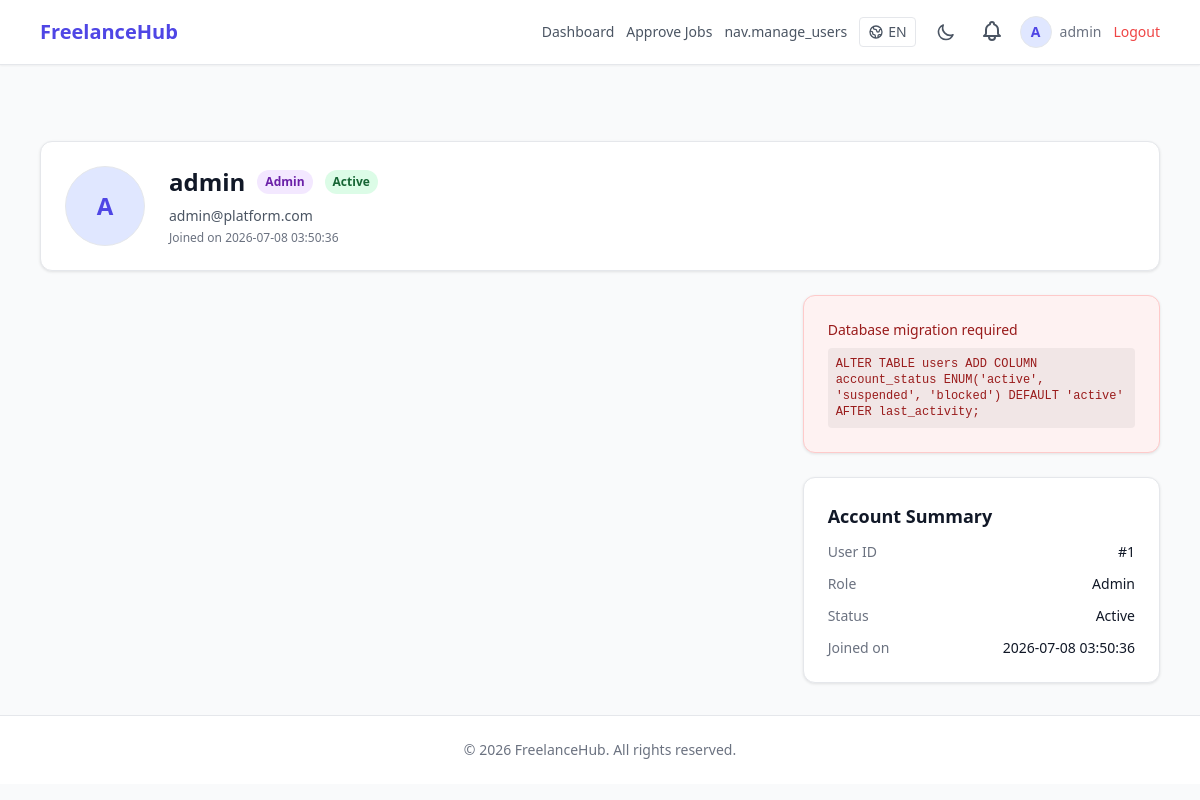
The page /admin/view_user.php?id=1 (signed in) on the database its author committed.
### tables this page shows
CREATE TABLE users (
    id INT PRIMARY KEY AUTO_INCREMENT,
    username VARCHAR(50) NOT NULL,
    email VARCHAR(100) UNIQUE NOT NULL,
    password VARCHAR(255) NOT NULL,
    profile_image VARCHAR(255) DEFAULT NULL,
    role ENUM('admin', 'company', 'freelancer') NOT NULL,
    created_at TIMESTAMP DEFAULT CURRENT_TIMESTAMP
);

### config/auth.php (called while the page is built, shortened)
<?php
require_once __DIR__ . '/lang.php';
function base_url(string $path = ''): string
{
    $script = str_replace('\\', '/', dirname($_SERVER['SCRIPT_NAME'] ?? ''));
    $root = preg_replace('#/(admin|company|freelancer|chat)$#', '', $script);
    $root = rtrim($root, '/');
    return ($root === '' ? '' : $root) . '/' . ltrim($path, '/');
}
function require_login(): void
{
    if (!has_account_status_column()) {
        return;
    }
}
function require_role(string $role): void
{
    require_login();
}
function current_user(): array
{
    return [
        'user_id' => $_SESSION['user_id'] ?? null,
        'username' => $_SESSION['username'] ?? null,
        'email' => $_SESSION['email'] ?? null,
        'role' => $_SESSION['role'] ?? null,
        'profile_id' => $_SESSION['profile_id'] ?? null,
        'profile_image' => $_SESSION['profile_image'] ?? null,
        'logo_image' => $_SESSION['logo_image'] ?? null,
    ];
}
function profile_image_url(?string $filename): ?string
{
    return null;
}
function e(?string $value): string
{
    return htmlspecialchars($value ?? '', ENT_QUOTES, 'UTF-8');
}
function _first_char(string $s): string {
    if (function_exists('mb_substr')) {
        return mb_strtoupper(mb_substr($s, 0, 1));
    }
    return strtoupper(substr($s, 0, 1));
}
function has_account_status_column(): bool
{
    static $exists = null;
    if ($exists === null) {
        global $conn;
        $result = $conn->query("SHOW COLUMNS FROM users LIKE 'account_status'");
        $exists = $result && $result->num_rows > 0;
    }
    return $exists;
}

### config/lang.php (called while the page is built, shortened)
<?php
function current_lang(): string
{
    return $_SESSION['lang'] ?? 'en';
}
function load_translations(): array
{
    static $translations = null;
    if ($translations === null) {
        $file = __DIR__ . '/../lang/' . current_lang() . '.php';
        $translations = require $file;
    }
    return $translations;
}
function __(string $key, array $replace = []): string
{
    $translations = load_translations();
    $text = $translations[$key] ?? $key;
    return $text;
}

### admin/view_user.php (the view, shortened to what this page needs)
<?php
require_once __DIR__ . '/../config/db.php';
require_once __DIR__ . '/../config/auth.php';
require_once __DIR__ . '/../config/notifications.php';
require_role('admin');
$has_status_col = has_account_status_column();
$user_id = (int) ($_GET['id'] ?? 0);
$status_col = $has_status_col ? 'account_status,' : "'active' AS account_status,";
$stmt = $conn->prepare("SELECT id, username, email, role, {$status_col} created_at, profile_image FROM users WHERE id = ?");
$stmt->bind_param('i', $user_id);
$stmt->execute();
$target_user = $stmt->get_result()->fetch_assoc();
$status = $target_user['account_status'] ?? 'active';
require __DIR__ . '/../includes/header.php';
?>
<div class="card mb-6">
    <div class="flex flex-wrap items-start gap-6">
        <?php $imgUrl = profile_image_url($target_user['profile_image']); ?>
        <?php if ($imgUrl): ?>
            <img src="<?= e($imgUrl) ?>" alt="" class="w-20 h-20 rounded-full object-cover border" style="border-color:var(--color-border)">
        <?php else: ?>
            <div class="w-20 h-20 rounded-full bg-indigo-100 dark:bg-indigo-900 flex items-center justify-center text-indigo-600 dark:text-indigo-300 font-bold text-2xl border" style="border-color:var(--color-border)">
                <?= e(_first_char($target_user['username'])) ?>
            </div>
        <?php endif; ?>
        <div class="flex-1 min-w-0">
            <div class="flex flex-wrap items-center gap-3 mb-2">
                <h1 class="text-2xl font-bold" style="color:var(--color-text-primary)"><?= e($target_user['username']) ?></h1>
                <?php
                $role_class = $target_user['role'] === 'company'
                    ? 'bg-green-100 dark:bg-green-900/30 text-green-800 dark:text-green-300'
                    : 'bg-purple-100 dark:bg-purple-900/30 text-purple-800 dark:text-purple-300';
                ?>
                <span class="inline-flex px-2 py-1 text-xs font-semibold rounded-full <?= $role_class ?>"><?= e(ucfirst($target_user['role'])) ?></span>
                <?php
                $status_classes = [
                    'active' => 'bg-green-100 dark:bg-green-900/30 text-green-800 dark:text-green-300',
                    'suspended' => 'bg-yellow-100 dark:bg-yellow-900/30 text-yellow-800 dark:text-yellow-300',
                    'blocked' => 'bg-red-100 dark:bg-red-900/30 text-red-800 dark:text-red-300',
                ];
                $sc = $status_classes[$status] ?? $status_classes['active'];
                ?>
                <span class="inline-flex px-2 py-1 text-xs font-semibold rounded-full <?= $sc ?>"><?= e(__('user_status.' . $status)) ?></span>
            </div>
            <p class="text-sm mb-1" style="color:var(--color-text-secondary)"><?= e($target_user['email']) ?></p>
            <p class="text-xs" style="color:var(--color-text-muted)"><?= e(__('admin.joined_on')) ?> <?= e($target_user['created_at']) ?></p>
        </div>
    </div>
</div>
<div class="grid md:grid-cols-3 gap-6">
    <div class="md:col-span-2 space-y-6">
    </div>
    <div class="space-y-6">
        <?php if ($has_status_col): ?>
        <div class="card">
            <h2 class="text-lg font-semibold mb-4" style="color:var(--color-text-primary)"><?= e(__('admin.account_status')) ?></h2>
            <form method="POST">
                <input type="hidden" name="csrf_token" value="<?= e(csrf_token()) ?>">
                <div class="mb-4">
                    <label class="block text-sm font-medium mb-2" style="color:var(--color-text-secondary)"><?= e(__('admin.change_status')) ?></label>
                    <select name="account_status" class="form-input">
                        <option value="active" <?= $status === 'active' ? 'selected' : '' ?>><?= e(__('user_status.active')) ?></option>
                        <option value="suspended" <?= $status === 'suspended' ? 'selected' : '' ?>><?= e(__('user_status.suspended')) ?></option>
                        <option value="blocked" <?= $status === 'blocked' ? 'selected' : '' ?>><?= e(__('user_status.blocked')) ?></option>
                    </select>
                </div>
                <button type="submit" class="btn-primary w-full" onclick="return confirm('<?= e(__('admin.confirm_status_change')) ?>')">
                    <?= e(__('admin.update_status')) ?>
                </button>
            </form>
        </div>
        <?php else: ?>
        <div class="card" style="background:var(--color-flash-error-bg);border-color:var(--color-flash-error-border)">
            <p class="text-sm" style="color:var(--color-flash-error-text)"><?= e(__('admin.migration_required')) ?></p>
            <code class="block mt-2 p-2 rounded text-xs" style="background:rgba(0,0,0,0.05);color:var(--color-flash-error-text)">ALTER TABLE users ADD COLUMN account_status ENUM('active', 'suspended', 'blocked') DEFAULT 'active' AFTER last_activity;</code>
        </div>
        <?php endif; ?>
        <div class="card">
            <h2 class="text-lg font-semibold mb-3" style="color:var(--color-text-primary)"><?= e(__('admin.account_summary')) ?></h2>
            <div class="space-y-3 text-sm">
                <div class="flex justify-between">
                    <span style="color:var(--color-text-muted)"><?= e(__('admin.user_id')) ?></span>
                    <span style="color:var(--color-text-primary)">#<?= $target_user['id'] ?></span>
                </div>
                <div class="flex justify-between">
                    <span style="color:var(--color-text-muted)"><?= e(__('admin.role')) ?></span>
                    <span style="color:var(--color-text-primary)"><?= e(ucfirst($target_user['role'])) ?></span>
                </div>
                <div class="flex justify-between">
                    <span style="color:var(--color-text-muted)"><?= e(__('admin.status')) ?></span>
                    <span style="color:var(--color-text-primary)"><?= e(__('user_status.' . $status)) ?></span>
                </div>
                <div class="flex justify-between">
                    <span style="color:var(--color-text-muted)"><?= e(__('admin.joined_on')) ?></span>
                    <span style="color:var(--color-text-primary)"><?= e($target_user['created_at']) ?></span>
                </div>
            </div>
        </div>
    </div>
</div>
<?php require __DIR__ . '/../includes/footer.php'; ?>

### includes/navbar.php (shortened to what this page needs)
<?php
$user = current_user();
$role = $user['role'] ?? null;
$current_lang = current_lang();
?>
<nav class="shadow-sm border-b" style="background:var(--color-nav);border-color:var(--color-border)">
    <div class="container mx-auto px-4 max-w-6xl">
        <div class="flex items-center justify-between h-16">
            <a href="<?= e(base_url('index.php')) ?>" class="text-xl font-bold text-indigo-600"><?= e(__('app.name')) ?></a>
            <div class="flex items-center gap-3">
                <?php if ($role === 'admin'): ?>
                    <a href="<?= e(base_url('admin/admin_dashboard.php')) ?>" class="text-sm font-medium hover:text-indigo-600" style="color:var(--color-text-secondary)"><?= e(__('nav.dashboard')) ?></a>
                    <a href="<?= e(base_url('admin/approve_jobs.php')) ?>" class="text-sm font-medium hover:text-indigo-600" style="color:var(--color-text-secondary)"><?= e(__('nav.approve_jobs')) ?></a>
                    <a href="<?= e(base_url('admin/manage_users.php')) ?>" class="text-sm font-medium hover:text-indigo-600" style="color:var(--color-text-secondary)"><?= e(__('nav.manage_users')) ?></a>
                <?php endif; ?>
                <?php if ($role): ?>
                    <div class="relative" id="lang-switcher">
                        <button type="button" onclick="document.getElementById('lang-dropdown').classList.toggle('hidden')" class="flex items-center gap-1 px-2 py-1 rounded text-sm font-medium border" style="color:var(--color-text-secondary);border-color:var(--color-border);background:var(--color-card)">
                            <span class="hidden sm:inline"><?= $current_lang === 'my' ? 'MY' : 'EN' ?></span>
                        </button>
                    </div>
                    <button id="theme-toggle" type="button" class="p-2 rounded-lg hover:bg-gray-100 dark:hover:bg-gray-700" style="color:var(--color-text-secondary)" aria-label="Toggle theme">
                        <svg class="w-5 h-5 dark:hidden" fill="none" viewBox="0 0 24 24" stroke="currentColor" stroke-width="2">
                            <path stroke-linecap="round" stroke-linejoin="round" d="M20.354 15.354A9 9 0 018.646 3.646 9.003 9.003 0 0012 21a9.003 9.003 0 008.354-5.646z"/>
                        </svg>
                    </button>
                    <div class="relative notification-container">
                        <button type="button" class="notification-toggle relative p-1 rounded-lg hover:bg-gray-100 dark:hover:bg-gray-700 focus:outline-none transition-colors" style="color:var(--color-text-secondary)" aria-label="<?= e(__('notif.title')) ?>">
                        </button>
                    </div>
                    <?php $profileLink = $role === 'company' ? 'company/profile.php' : ($role === 'freelancer' ? 'freelancer/profile.php' : '#'); ?>
                    <a href="<?= e(base_url($profileLink)) ?>" class="flex items-center gap-2 hover:opacity-80 transition-opacity">
                        <?php $imgUrl = profile_image_url($user['profile_image']); ?>
                        <?php if ($imgUrl): ?>
                            <img src="<?= e($imgUrl) ?>" alt="" class="w-8 h-8 rounded-full object-cover border" style="border-color:var(--color-border)">
                        <?php else: ?>
                            <div class="w-8 h-8 rounded-full bg-indigo-100 dark:bg-indigo-900 flex items-center justify-center text-indigo-600 dark:text-indigo-300 font-bold text-sm border" style="border-color:var(--color-border)">
                                <?= e(_first_char($user['username'])) ?>
                            </div>
                        <?php endif; ?>
                        <span class="text-sm hidden sm:inline" style="color:var(--color-text-muted)"><?= e($user['username']) ?></span>
                    </a>
                    <a href="<?= e(base_url('logout.php')) ?>" class="text-sm font-medium text-red-500 hover:text-red-600"><?= e(__('nav.logout')) ?></a>
                <?php endif; ?>
            </div>
        </div>
    </div>
</nav>

### assets/css/custom.css (style rules this page uses)
:root { --color-bg: #f9fafb; --color-card: #ffffff; --color-card-hover: #f3f4f6; --color-border: #e5e7eb; --color-text-primary: #111827; --color-text-secondary: #4b5563; --color-text-muted: #6b7280; --color-text-placeholder: #9ca3af; --color-nav: #ffffff; --color-footer: #ffffff; --color-input-bg: #ffffff; --color-input-border: #d1d5db; --color-flash-error-bg: #fef2f2; --color-flash-error-text: #991b1b; --color-flash-error-border: #fecaca; --color-flash-success-bg: #f0fdf4; --color-flash-success-text: #166534; --color-flash-success-border: #bbf7d0; --color-badge-pending-bg: #fef9c3; --color-badge-pending-text: #a16207; }
* { transition: background-color .15s ease, border-color .15s ease, color .15s ease; }
body { font-family: system-ui, -apple-system, BlinkMacSystemFont, 'Segoe UI', sans-serif; background-color: var(--color-bg); color: var(--color-text-primary); }
.card { background: var(--color-card); border-radius: 0.75rem; box-shadow: 0 1px 3px rgba(0, 0, 0, 0.1); padding: 1.5rem; border: 1px solid var(--color-border); }

### rows shown on the page
users: username "A", username "admin", role "Admin", email "admin@platform.com", created_at "2026-07-08 03:50:36", id "1"

### other values the page prints
__('app.name') "FreelanceHub"
__('nav.dashboard') "Dashboard"
__('nav.approve_jobs') "Approve Jobs"
__('nav.manage_users') "nav.manage_users"
__('nav.logout') "Logout"
__('user_status.' . $status) "Active"
__('admin.joined_on') "Joined on"
__('admin.migration_required') "Database migration required"
__('admin.account_summary') "Account Summary"
__('admin.user_id') "User ID"
__('admin.role') "Role"
__('admin.status') "Status"
__('footer.rights') "All rights reserved."
